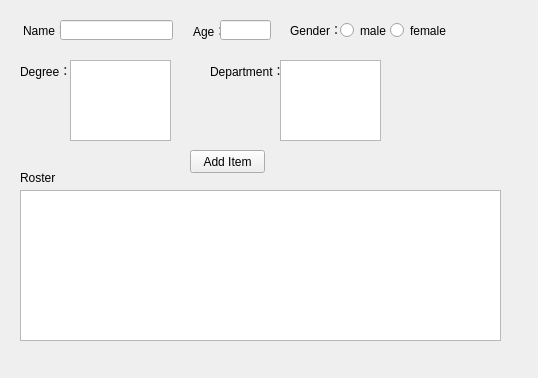
<?xml version="1.0" encoding="UTF-8"?>
<ui version="4.0">
 <class>Widget</class>
 <widget class="QWidget" name="Widget">
  <property name="geometry">
   <rect>
    <x>0</x>
    <y>0</y>
    <width>538</width>
    <height>378</height>
   </rect>
  </property>
  <property name="windowTitle">
   <string>Widget</string>
  </property>
  <widget class="QLabel" name="label">
   <property name="geometry">
    <rect>
     <x>23</x>
     <y>20</y>
     <width>61</width>
     <height>20</height>
    </rect>
   </property>
   <property name="text">
    <string>Name：</string>
   </property>
  </widget>
  <widget class="QLabel" name="label_2">
   <property name="geometry">
    <rect>
     <x>193</x>
     <y>20</y>
     <width>61</width>
     <height>21</height>
    </rect>
   </property>
   <property name="text">
    <string>Age：</string>
   </property>
  </widget>
  <widget class="QLineEdit" name="name">
   <property name="geometry">
    <rect>
     <x>60</x>
     <y>20</y>
     <width>113</width>
     <height>20</height>
    </rect>
   </property>
  </widget>
  <widget class="QLineEdit" name="age">
   <property name="geometry">
    <rect>
     <x>220</x>
     <y>20</y>
     <width>51</width>
     <height>20</height>
    </rect>
   </property>
  </widget>
  <widget class="QLabel" name="label_3">
   <property name="geometry">
    <rect>
     <x>290</x>
     <y>20</y>
     <width>61</width>
     <height>20</height>
    </rect>
   </property>
   <property name="text">
    <string>Gender：</string>
   </property>
  </widget>
  <widget class="QRadioButton" name="male">
   <property name="geometry">
    <rect>
     <x>340</x>
     <y>20</y>
     <width>51</width>
     <height>21</height>
    </rect>
   </property>
   <property name="text">
    <string>male</string>
   </property>
  </widget>
  <widget class="QRadioButton" name="female">
   <property name="geometry">
    <rect>
     <x>390</x>
     <y>20</y>
     <width>61</width>
     <height>21</height>
    </rect>
   </property>
   <property name="text">
    <string>female</string>
   </property>
  </widget>
  <widget class="QLabel" name="label_4">
   <property name="geometry">
    <rect>
     <x>20</x>
     <y>60</y>
     <width>54</width>
     <height>21</height>
    </rect>
   </property>
   <property name="text">
    <string>Degree：</string>
   </property>
  </widget>
  <widget class="QListWidget" name="Degrees">
   <property name="geometry">
    <rect>
     <x>70</x>
     <y>60</y>
     <width>101</width>
     <height>81</height>
    </rect>
   </property>
  </widget>
  <widget class="QLabel" name="label_5">
   <property name="geometry">
    <rect>
     <x>210</x>
     <y>60</y>
     <width>81</width>
     <height>21</height>
    </rect>
   </property>
   <property name="text">
    <string>Department：</string>
   </property>
  </widget>
  <widget class="QListWidget" name="Departments">
   <property name="geometry">
    <rect>
     <x>280</x>
     <y>60</y>
     <width>101</width>
     <height>81</height>
    </rect>
   </property>
  </widget>
  <widget class="QPushButton" name="addItem">
   <property name="geometry">
    <rect>
     <x>190</x>
     <y>150</y>
     <width>75</width>
     <height>23</height>
    </rect>
   </property>
   <property name="text">
    <string>Add Item</string>
   </property>
  </widget>
  <widget class="QLabel" name="label_6">
   <property name="geometry">
    <rect>
     <x>20</x>
     <y>170</y>
     <width>61</width>
     <height>16</height>
    </rect>
   </property>
   <property name="text">
    <string>Roster</string>
   </property>
  </widget>
  <widget class="QListWidget" name="rosters">
   <property name="geometry">
    <rect>
     <x>20</x>
     <y>190</y>
     <width>481</width>
     <height>151</height>
    </rect>
   </property>
  </widget>
 </widget>
 <layoutdefault spacing="6" margin="11"/>
 <resources/>
 <connections/>
</ui>
